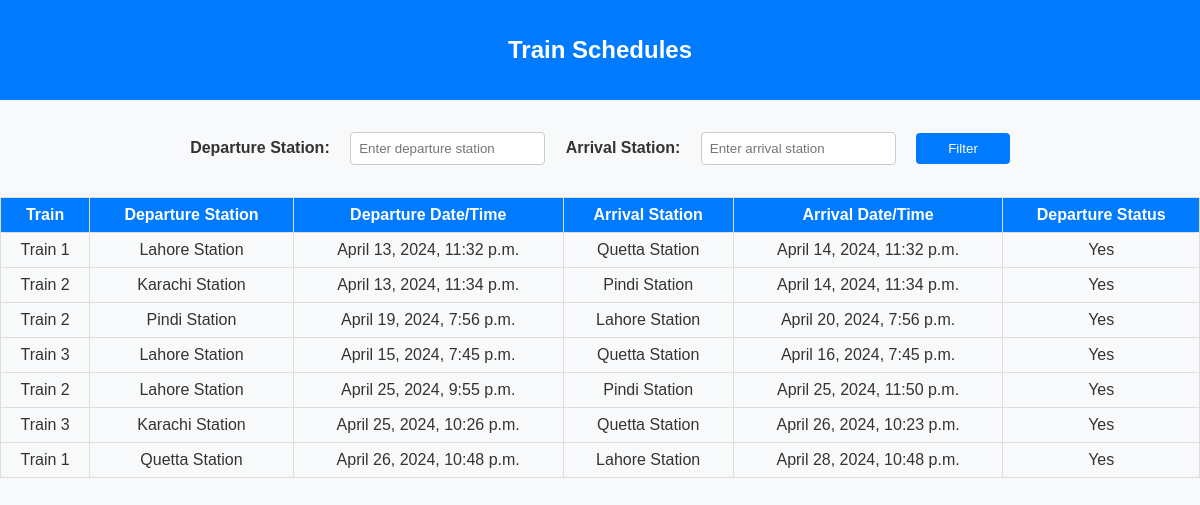
The app's page /departed-trains/, older data.
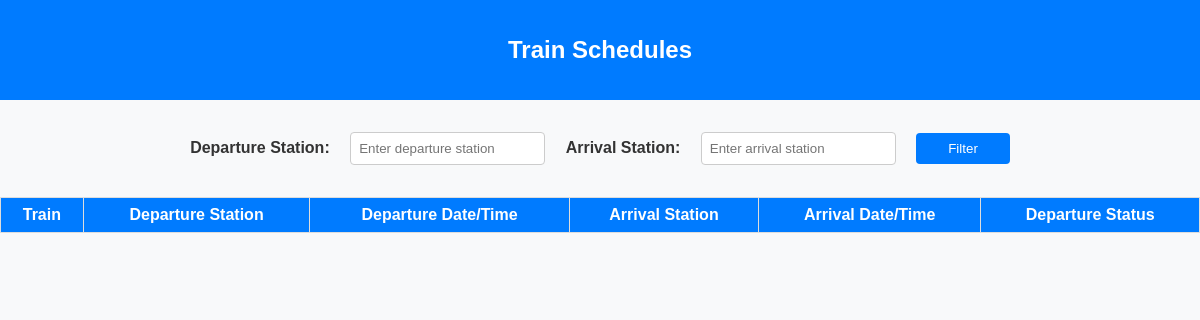
The same page, newer data.
### Schedules/models.py (models this page shows, shortened)
class TrainSchedule(models.Model):
    DEPARTURE_STATUS_CHOICES = (
        ('No', 'NotDeparted'),
        ('Yes', 'Departed'),
        ('Cancelled', 'Cancelled'),
        ('Delayed', 'Delayed'),
    )
    train = models.ForeignKey(Train, on_delete=models.CASCADE)
    DepartureStation = models.ForeignKey(Station, related_name='departure_schedules', on_delete=models.CASCADE, default=None)
    ArrivalStation = models.ForeignKey(Station, related_name='arrival_schedule', on_delete=models.CASCADE, default=None)
    departure_time = models.DateTimeField()
    arrival_time = models.DateTimeField()
    departure_status = models.CharField(max_length=10, choices=DEPARTURE_STATUS_CHOICES, default='No')
    date = models.DateField(default=date.today)
    def calculate_price(self, class_type):
        if class_type == "economy":
            base_price = self.train.economyClassPrice
        elif class_type == "business":
            base_price = self.train.businessClassPrice
        else:
            raise ValueError("Invalid class type")
        return base_price

### Trains/models.py (models this page shows, shortened)
class Train(models.Model):
    name = models.CharField(max_length=100)
    economy_capacity = models.IntegerField(default=0)  # Capacity for economy class
    business_capacity = models.IntegerField(default=0)  # Capacity for business class
    economyClassPrice = models.DecimalField(max_digits=10, decimal_places=2)
    businessClassPrice = models.DecimalField(max_digits=10, decimal_places=2)

### Stations/models.py (models this page shows, shortened)
class Station(models.Model):
    name = models.CharField(max_length=100)
    location = models.CharField(max_length=100)
    distance = models.DecimalField(max_digits=10, decimal_places=2, default=1)  # Distance from a reference point

### Schedules/views.py (the view)
# urls.py: path('departed-trains/', departedTrainsDetails, name='DepartedTrains')
def departedTrainsDetails(request):
    current_time = timezone.now()
    available_trains = Train.objects.all()
    available_stations = Station.objects.all()
    train_schedules = TrainSchedule.objects.filter(departure_time__lt=current_time)
    departure_station = request.GET.get('departure')
    arrival_station = request.GET.get('arrival')
    if departure_station and arrival_station:
        train_schedules = train_schedules.filter(
            DepartureStation__name__icontains=departure_station,
            ArrivalStation__name__icontains=arrival_station
        )
    for schedule in train_schedules:
        if schedule.departure_time < current_time:
            schedule.departure_status = 'Yes'
    for schedule in train_schedules:
        schedule.economy_price = schedule.calculate_price("economy")
        schedule.business_price = schedule.calculate_price("business")
    return render(request, 'departedSchedules.html',
    {
        'train_schedules': train_schedules,
    })

### Schedules/templates/departedSchedules.html (shortened to what this page needs)
<!DOCTYPE html>
<html lang="en">
<head>
</head>
<body>
    <header>
        <h2>Train Schedules</h2>
    </header>
    <main>
        <form method="GET" action="{% url 'Schedules:DepartedTrains' %}">
            <label for="departure">Departure Station:</label>
            <input type="text" name="departure" id="departure" placeholder="Enter departure station">
            <label for="arrival">Arrival Station:</label>
            <input type="text" name="arrival" id="arrival" placeholder="Enter arrival station">
            <button type="submit">Filter</button>
        </form>
        <table>
            <thead>
                <tr>
                    <th>Train</th>
                    <th>Departure Station</th>
                    <th>Departure Date/Time</th>
                    <th>Arrival Station</th>
                    <th>Arrival Date/Time</th>
                    <th>Departure Status</th>
                </tr>
            </thead>
            <tbody>
                {% for schedule in train_schedules %}
                    <tr>
                        <td>{{ schedule.train.name }}</td>
                        <td>{{ schedule.DepartureStation.name }}</td>
                        <td>{{ schedule.departure_time }}</td>
                        <td>{{ schedule.ArrivalStation.name }}</td>
                        <td>{{ schedule.arrival_time }}</td>
                        <td>{{schedule.departure_status}}</td>
                    </tr>
                {% endfor %}
            </tbody>
        </table>
    </main>
</body>
</html>

Row changes from the older to the newer data that the page shows:
removed TrainSchedule: train.name "Train 1", DepartureStation.name "Lahore Station", departure_time "April 13, 2024, 11:32 p.m.", ArrivalStation.name "Quetta Station", arrival_time "April 14, 2024, 11:32 p.m.", departure_status "Yes"
removed TrainSchedule: train.name "Train 2", DepartureStation.name "Karachi Station", departure_time "April 13, 2024, 11:34 p.m.", ArrivalStation.name "Pindi Station", arrival_time "April 14, 2024, 11:34 p.m.", departure_status "Yes"
removed TrainSchedule: train.name "Train 2", DepartureStation.name "Pindi Station", departure_time "April 19, 2024, 7:56 p.m.", ArrivalStation.name "Lahore Station", arrival_time "April 20, 2024, 7:56 p.m.", departure_status "Yes"
removed TrainSchedule: train.name "Train 3", DepartureStation.name "Lahore Station", departure_time "April 15, 2024, 7:45 p.m.", ArrivalStation.name "Quetta Station", arrival_time "April 16, 2024, 7:45 p.m.", departure_status "Yes"
removed TrainSchedule: train.name "Train 2", DepartureStation.name "Lahore Station", departure_time "April 25, 2024, 9:55 p.m.", ArrivalStation.name "Pindi Station", arrival_time "April 25, 2024, 11:50 p.m.", departure_status "Yes"
removed TrainSchedule: train.name "Train 3", DepartureStation.name "Karachi Station", departure_time "April 25, 2024, 10:26 p.m.", ArrivalStation.name "Quetta Station", arrival_time "April 26, 2024, 10:23 p.m.", departure_status "Yes"
removed TrainSchedule: train.name "Train 1", DepartureStation.name "Quetta Station", departure_time "April 26, 2024, 10:48 p.m.", ArrivalStation.name "Lahore Station", arrival_time "April 28, 2024, 10:48 p.m.", departure_status "Yes"
